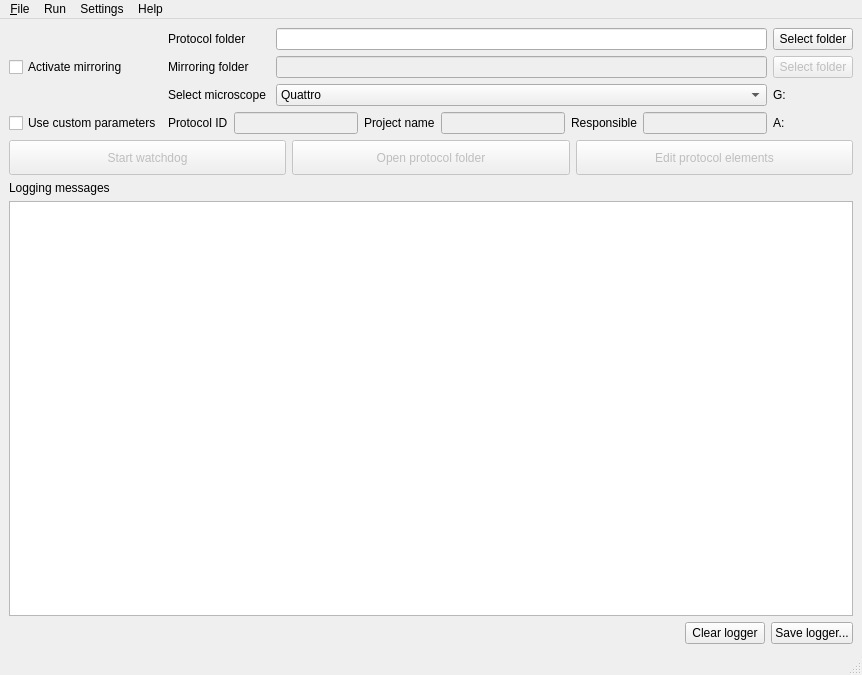
<?xml version="1.0" encoding="UTF-8"?>
<ui version="4.0">
 <author>Antonio Bulgheroni</author>
 <class>MainWindow</class>
 <widget class="QMainWindow" name="MainWindow">
  <property name="geometry">
   <rect>
    <x>0</x>
    <y>0</y>
    <width>862</width>
    <height>675</height>
   </rect>
  </property>
  <property name="windowTitle">
   <string>Autologbook GUI</string>
  </property>
  <property name="windowIcon">
   <iconset resource="resource.qrc">
    <normaloff>:/resources/icons8-logbook-64.png</normaloff>:/resources/icons8-logbook-64.png</iconset>
  </property>
  <widget class="QWidget" name="centralwidget">
   <layout class="QVBoxLayout" name="verticalLayout_4">
    <item>
     <layout class="QVBoxLayout" name="verticalLayout_3">
      <item>
       <layout class="QGridLayout" name="gridLayout">
        <item row="0" column="1">
         <widget class="QLabel" name="label">
          <property name="text">
           <string>Protocol folder</string>
          </property>
          <property name="buddy">
           <cstring>protocol_folder_text</cstring>
          </property>
         </widget>
        </item>
        <item row="0" column="2">
         <widget class="QLineEdit" name="protocol_folder_text">
          <property name="sizePolicy">
           <sizepolicy hsizetype="Expanding" vsizetype="Fixed">
            <horstretch>0</horstretch>
            <verstretch>0</verstretch>
           </sizepolicy>
          </property>
          <property name="minimumSize">
           <size>
            <width>400</width>
            <height>0</height>
           </size>
          </property>
         </widget>
        </item>
        <item row="0" column="3" colspan="4">
         <widget class="QPushButton" name="select_protocol_folder">
          <property name="toolTip">
           <string>&lt;html&gt;&lt;head/&gt;&lt;body&gt;&lt;p&gt;&lt;span style=&quot; font-weight:600;&quot;&gt;Click here to select a folder to be monitored. &lt;/span&gt;&lt;/p&gt;&lt;p&gt;It is recommended to name this folder as ProtocolID-Project-Responsible as, for example, 2204123-RADCAS-Bulgheroni&lt;/p&gt;&lt;/body&gt;&lt;/html&gt;</string>
          </property>
          <property name="text">
           <string>Select folder</string>
          </property>
          <property name="icon">
           <iconset resource="resource.qrc">
            <normaloff>:/resources/icons8-pictures-folder-30.png</normaloff>:/resources/icons8-pictures-folder-30.png</iconset>
          </property>
         </widget>
        </item>
        <item row="1" column="0">
         <widget class="QCheckBox" name="mirror_checkBox">
          <property name="toolTip">
           <string>&lt;html&gt;&lt;head/&gt;&lt;body&gt;&lt;p&gt;Activating the mirroring will start the automatic copy of all files present in the protocol folder to the mirroring folder.&lt;/p&gt;&lt;/body&gt;&lt;/html&gt;</string>
          </property>
          <property name="layoutDirection">
           <enum>Qt::LeftToRight</enum>
          </property>
          <property name="text">
           <string>Activate mirroring</string>
          </property>
         </widget>
        </item>
        <item row="1" column="1">
         <widget class="QLabel" name="label_2">
          <property name="text">
           <string>Mirroring folder</string>
          </property>
          <property name="buddy">
           <cstring>mirroring_folder_text</cstring>
          </property>
         </widget>
        </item>
        <item row="1" column="2">
         <widget class="QLineEdit" name="mirroring_folder_text">
          <property name="enabled">
           <bool>false</bool>
          </property>
          <property name="sizePolicy">
           <sizepolicy hsizetype="Expanding" vsizetype="Fixed">
            <horstretch>0</horstretch>
            <verstretch>0</verstretch>
           </sizepolicy>
          </property>
          <property name="minimumSize">
           <size>
            <width>400</width>
            <height>0</height>
           </size>
          </property>
         </widget>
        </item>
        <item row="1" column="3" colspan="4">
         <widget class="QPushButton" name="select_mirroring_folder">
          <property name="enabled">
           <bool>false</bool>
          </property>
          <property name="toolTip">
           <string>&lt;html&gt;&lt;head/&gt;&lt;body&gt;&lt;p&gt;&lt;span style=&quot; font-weight:600;&quot;&gt;Select a mirroring folder&lt;/span&gt;&lt;/p&gt;&lt;p&gt;&lt;br/&gt;&lt;/p&gt;&lt;p&gt;This folder &lt;span style=&quot; font-weight:600;&quot;&gt;must &lt;/span&gt;have be named as ProtocolID-Project-Responsible and must be on R:\A226\Results. If not, the watchdog won't be able to start.&lt;/p&gt;&lt;/body&gt;&lt;/html&gt;</string>
          </property>
          <property name="text">
           <string>Select folder</string>
          </property>
          <property name="icon">
           <iconset resource="resource.qrc">
            <normaloff>:/resources/icons8-internet-folder-30.png</normaloff>:/resources/icons8-internet-folder-30.png</iconset>
          </property>
         </widget>
        </item>
        <item row="2" column="1">
         <widget class="QLabel" name="label_3">
          <property name="layoutDirection">
           <enum>Qt::LeftToRight</enum>
          </property>
          <property name="text">
           <string>Select microscope </string>
          </property>
          <property name="buddy">
           <cstring>select_microscope_comboBox</cstring>
          </property>
         </widget>
        </item>
        <item row="2" column="2">
         <widget class="QComboBox" name="select_microscope_comboBox">
          <property name="sizePolicy">
           <sizepolicy hsizetype="Expanding" vsizetype="Fixed">
            <horstretch>0</horstretch>
            <verstretch>0</verstretch>
           </sizepolicy>
          </property>
          <property name="minimumSize">
           <size>
            <width>400</width>
            <height>0</height>
           </size>
          </property>
          <property name="toolTip">
           <string>&lt;html&gt;&lt;head/&gt;&lt;body&gt;&lt;p&gt;&lt;span style=&quot; font-weight:600;&quot;&gt;Select the microscope as appropriate.&lt;/span&gt;&lt;/p&gt;&lt;/body&gt;&lt;/html&gt;</string>
          </property>
          <property name="layoutDirection">
           <enum>Qt::LeftToRight</enum>
          </property>
          <item>
           <property name="text">
            <string extracomment="FEI Thermofisher Quattro SEM">Quattro</string>
           </property>
          </item>
          <item>
           <property name="text">
            <string extracomment="FEI Thermofisher Versa 3D FIB">Versa</string>
           </property>
          </item>
          <item>
           <property name="text">
            <string extracomment="Philips XL40">XL40</string>
           </property>
          </item>
          <item>
           <property name="text">
            <string extracomment="Vega">Vega</string>
           </property>
          </item>
         </widget>
        </item>
        <item row="2" column="3">
         <widget class="QLabel" name="GUIThreadLabel">
          <property name="text">
           <string>G:</string>
          </property>
         </widget>
        </item>
        <item row="2" column="4">
         <widget class="QLabel" name="gui_thread_status">
          <property name="minimumSize">
           <size>
            <width>15</width>
            <height>15</height>
           </size>
          </property>
          <property name="maximumSize">
           <size>
            <width>15</width>
            <height>15</height>
           </size>
          </property>
          <property name="toolTip">
           <string>Status of the GUI thread</string>
          </property>
          <property name="text">
           <string/>
          </property>
          <property name="pixmap">
           <pixmap resource="resource.qrc">:/resources/icons8-red-circle-48.png</pixmap>
          </property>
          <property name="scaledContents">
           <bool>true</bool>
          </property>
         </widget>
        </item>
        <item row="3" column="0">
         <widget class="QCheckBox" name="custom_ownership_checkbox">
          <property name="text">
           <string>Use custom parameters</string>
          </property>
         </widget>
        </item>
        <item row="3" column="1" colspan="2">
         <layout class="QHBoxLayout" name="horizontalLayout_3">
          <item>
           <widget class="QLabel" name="label_5">
            <property name="text">
             <string>Protocol ID</string>
            </property>
            <property name="buddy">
             <cstring>projectID_field</cstring>
            </property>
           </widget>
          </item>
          <item>
           <widget class="QLineEdit" name="projectID_field">
            <property name="enabled">
             <bool>false</bool>
            </property>
           </widget>
          </item>
          <item>
           <widget class="QLabel" name="label_6">
            <property name="text">
             <string>Project name</string>
            </property>
            <property name="buddy">
             <cstring>project_name_field</cstring>
            </property>
           </widget>
          </item>
          <item>
           <widget class="QLineEdit" name="project_name_field">
            <property name="enabled">
             <bool>false</bool>
            </property>
           </widget>
          </item>
          <item>
           <widget class="QLabel" name="label_7">
            <property name="text">
             <string>Responsible</string>
            </property>
            <property name="buddy">
             <cstring>responsible_field</cstring>
            </property>
           </widget>
          </item>
          <item>
           <widget class="QLineEdit" name="responsible_field">
            <property name="enabled">
             <bool>false</bool>
            </property>
           </widget>
          </item>
         </layout>
        </item>
        <item row="3" column="3">
         <widget class="QLabel" name="AutoThreadLabel">
          <property name="text">
           <string>A:</string>
          </property>
         </widget>
        </item>
        <item row="3" column="4">
         <widget class="QLabel" name="auto_thread_status">
          <property name="minimumSize">
           <size>
            <width>15</width>
            <height>15</height>
           </size>
          </property>
          <property name="maximumSize">
           <size>
            <width>15</width>
            <height>15</height>
           </size>
          </property>
          <property name="toolTip">
           <string>Status of the autologbook watchdog thread</string>
          </property>
          <property name="text">
           <string/>
          </property>
          <property name="pixmap">
           <pixmap resource="resource.qrc">:/resources/icons8-red-circle-48.png</pixmap>
          </property>
          <property name="scaledContents">
           <bool>true</bool>
          </property>
         </widget>
        </item>
        <item row="3" column="5">
         <widget class="QLabel" name="auto_obs_status">
          <property name="minimumSize">
           <size>
            <width>15</width>
            <height>15</height>
           </size>
          </property>
          <property name="maximumSize">
           <size>
            <width>15</width>
            <height>15</height>
           </size>
          </property>
          <property name="toolTip">
           <string>Status of the autologbook watchdog observer thread</string>
          </property>
          <property name="text">
           <string/>
          </property>
          <property name="pixmap">
           <pixmap resource="resource.qrc">:/resources/icons8-red-circle-48.png</pixmap>
          </property>
          <property name="scaledContents">
           <bool>true</bool>
          </property>
         </widget>
        </item>
        <item row="3" column="6">
         <widget class="QLabel" name="auto_emi_status">
          <property name="minimumSize">
           <size>
            <width>15</width>
            <height>15</height>
           </size>
          </property>
          <property name="maximumSize">
           <size>
            <width>15</width>
            <height>15</height>
           </size>
          </property>
          <property name="toolTip">
           <string>Status of the autologbook watchdog emitter thread</string>
          </property>
          <property name="text">
           <string/>
          </property>
          <property name="pixmap">
           <pixmap resource="resource.qrc">:/resources/icons8-red-circle-48.png</pixmap>
          </property>
          <property name="scaledContents">
           <bool>true</bool>
          </property>
         </widget>
        </item>
       </layout>
      </item>
      <item>
       <layout class="QVBoxLayout" name="verticalLayout_2">
        <item>
         <layout class="QHBoxLayout" name="horizontalLayout">
          <item>
           <widget class="QPushButton" name="watchdog_pushbutton">
            <property name="enabled">
             <bool>false</bool>
            </property>
            <property name="sizePolicy">
             <sizepolicy hsizetype="Expanding" vsizetype="Fixed">
              <horstretch>0</horstretch>
              <verstretch>0</verstretch>
             </sizepolicy>
            </property>
            <property name="minimumSize">
             <size>
              <width>60</width>
              <height>35</height>
             </size>
            </property>
            <property name="toolTip">
             <string>&lt;html&gt;&lt;head/&gt;&lt;body&gt;&lt;p&gt;&lt;span style=&quot; font-weight:600;&quot;&gt;Start the watchdog&lt;/span&gt;&lt;/p&gt;&lt;p&gt;&lt;br/&gt;&lt;/p&gt;&lt;p&gt;The watchdog will monitor the protocol or the mirroring  folder for interesting new file and add them to eLOG entry automatically.&lt;/p&gt;&lt;p&gt;&lt;br/&gt;&lt;/p&gt;&lt;p&gt;At least one between the protocol and the mirroring folder must be rooted in R:\A226\Results, otherwise the watchdog won't be started.&lt;/p&gt;&lt;/body&gt;&lt;/html&gt;</string>
            </property>
            <property name="text">
             <string>Start watchdog</string>
            </property>
            <property name="icon">
             <iconset resource="resource.qrc">
              <normaloff>:/resources/icons8-start-30.png</normaloff>:/resources/icons8-start-30.png</iconset>
            </property>
            <property name="checkable">
             <bool>true</bool>
            </property>
           </widget>
          </item>
          <item>
           <widget class="QPushButton" name="open_explorer_pushbuttom">
            <property name="enabled">
             <bool>false</bool>
            </property>
            <property name="sizePolicy">
             <sizepolicy hsizetype="Expanding" vsizetype="Fixed">
              <horstretch>0</horstretch>
              <verstretch>0</verstretch>
             </sizepolicy>
            </property>
            <property name="minimumSize">
             <size>
              <width>60</width>
              <height>35</height>
             </size>
            </property>
            <property name="toolTip">
             <string>&lt;html&gt;&lt;head/&gt;&lt;body&gt;&lt;p&gt;&lt;span style=&quot; font-weight:600;&quot;&gt;Open protocol folder&lt;/span&gt;&lt;/p&gt;&lt;p&gt;&lt;br/&gt;&lt;/p&gt;&lt;p&gt;Click this button to open a file explorer pointing to either the protocol folder or the mirroring one if the mirroing option is activated.&lt;/p&gt;&lt;/body&gt;&lt;/html&gt;</string>
            </property>
            <property name="text">
             <string>Open protocol folder</string>
            </property>
            <property name="icon">
             <iconset resource="resource.qrc">
              <normaloff>:/resources/icons8-opened-folder-30.png</normaloff>:/resources/icons8-opened-folder-30.png</iconset>
            </property>
           </widget>
          </item>
          <item>
           <widget class="QPushButton" name="edit_custom_html_file_pushbutton">
            <property name="enabled">
             <bool>false</bool>
            </property>
            <property name="sizePolicy">
             <sizepolicy hsizetype="Expanding" vsizetype="Fixed">
              <horstretch>0</horstretch>
              <verstretch>0</verstretch>
             </sizepolicy>
            </property>
            <property name="minimumSize">
             <size>
              <width>60</width>
              <height>35</height>
             </size>
            </property>
            <property name="toolTip">
             <string extracomment="Open the default text editor to modify the customized HTML file">&lt;html&gt;&lt;head/&gt;&lt;body&gt;&lt;p&gt;Click this button to open the default text editor in order to modify the HTML customization file.&lt;/p&gt;&lt;/body&gt;&lt;/html&gt;</string>
            </property>
            <property name="text">
             <string>Edit protocol elements</string>
            </property>
            <property name="icon">
             <iconset resource="resource.qrc">
              <normaloff>:/resources/icons8-edit-30.png</normaloff>:/resources/icons8-edit-30.png</iconset>
            </property>
           </widget>
          </item>
         </layout>
        </item>
        <item>
         <layout class="QVBoxLayout" name="verticalLayout">
          <item>
           <widget class="QLabel" name="label_4">
            <property name="text">
             <string>Logging messages</string>
            </property>
            <property name="buddy">
             <cstring>log_message_box</cstring>
            </property>
           </widget>
          </item>
          <item>
           <widget class="QPlainTextEdit" name="log_message_box">
            <property name="minimumSize">
             <size>
              <width>500</width>
              <height>400</height>
             </size>
            </property>
            <property name="lineWrapMode">
             <enum>QPlainTextEdit::NoWrap</enum>
            </property>
           </widget>
          </item>
         </layout>
        </item>
        <item>
         <layout class="QHBoxLayout" name="horizontalLayout_2">
          <item>
           <spacer name="horizontalSpacer">
            <property name="orientation">
             <enum>Qt::Horizontal</enum>
            </property>
            <property name="sizeHint" stdset="0">
             <size>
              <width>308</width>
              <height>20</height>
             </size>
            </property>
           </spacer>
          </item>
          <item>
           <widget class="QPushButton" name="clean_logger_pushbutton">
            <property name="text">
             <string>Clear logger</string>
            </property>
           </widget>
          </item>
          <item>
           <widget class="QPushButton" name="save_logger_pushbutton">
            <property name="text">
             <string>Save logger...</string>
            </property>
            <property name="icon">
             <iconset resource="resource.qrc">
              <normaloff>:/resources/icons8-save-30.png</normaloff>:/resources/icons8-save-30.png</iconset>
            </property>
           </widget>
          </item>
         </layout>
        </item>
       </layout>
      </item>
     </layout>
    </item>
   </layout>
  </widget>
  <widget class="QMenuBar" name="menubar">
   <property name="geometry">
    <rect>
     <x>0</x>
     <y>0</y>
     <width>862</width>
     <height>21</height>
    </rect>
   </property>
   <widget class="QMenu" name="menu_File">
    <property name="title">
     <string>&amp;File</string>
    </property>
    <addaction name="action_Load_experiment"/>
    <addaction name="actionSave_experiment"/>
    <addaction name="separator"/>
    <addaction name="actionClear_logger"/>
    <addaction name="actionSave_logger"/>
    <addaction name="separator"/>
    <addaction name="actionClose"/>
   </widget>
   <widget class="QMenu" name="menuRun">
    <property name="title">
     <string>Run</string>
    </property>
    <addaction name="actionSta_rt_watchdog"/>
    <addaction name="actionStop_watchdog"/>
   </widget>
   <widget class="QMenu" name="menuSettings">
    <property name="title">
     <string>Settings</string>
    </property>
    <addaction name="actionChange_user_credentials"/>
    <addaction name="separator"/>
    <addaction name="actionLoad_configuration_file"/>
    <addaction name="actionEdit_configuration"/>
    <addaction name="actionReset_to_default"/>
    <addaction name="separator"/>
   </widget>
   <widget class="QMenu" name="menuHelp">
    <property name="title">
     <string>Help</string>
    </property>
    <addaction name="actionAbout_Autologbook"/>
   </widget>
   <addaction name="menu_File"/>
   <addaction name="menuRun"/>
   <addaction name="menuSettings"/>
   <addaction name="menuHelp"/>
  </widget>
  <widget class="QStatusBar" name="statusbar"/>
  <action name="action_Load_experiment">
   <property name="text">
    <string>&amp;Load experiment...</string>
   </property>
  </action>
  <action name="actionSave_experiment">
   <property name="enabled">
    <bool>false</bool>
   </property>
   <property name="icon">
    <iconset resource="resource.qrc">
     <normaloff>:/resources/icons8-save-30.png</normaloff>:/resources/icons8-save-30.png</iconset>
   </property>
   <property name="text">
    <string>Save experiment...</string>
   </property>
  </action>
  <action name="actionSta_rt_watchdog">
   <property name="enabled">
    <bool>false</bool>
   </property>
   <property name="icon">
    <iconset resource="resource.qrc">
     <normaloff>:/resources/icons8-start-30.png</normaloff>:/resources/icons8-start-30.png</iconset>
   </property>
   <property name="text">
    <string>Sta&amp;rt watchdog</string>
   </property>
  </action>
  <action name="actionStop_watchdog">
   <property name="enabled">
    <bool>false</bool>
   </property>
   <property name="icon">
    <iconset resource="resource.qrc">
     <normaloff>:/resources/icons8-stop-sign-30.png</normaloff>:/resources/icons8-stop-sign-30.png</iconset>
   </property>
   <property name="text">
    <string>Stop watchdog</string>
   </property>
  </action>
  <action name="actionClose">
   <property name="text">
    <string>&amp;Close</string>
   </property>
  </action>
  <action name="actionClear_logger">
   <property name="text">
    <string>Clea&amp;r logger</string>
   </property>
  </action>
  <action name="actionSave_logger">
   <property name="icon">
    <iconset resource="resource.qrc">
     <normaloff>:/resources/icons8-save-30.png</normaloff>:/resources/icons8-save-30.png</iconset>
   </property>
   <property name="text">
    <string>Save logger...</string>
   </property>
  </action>
  <action name="actionLoad_configuration_file">
   <property name="icon">
    <iconset resource="resource.qrc">
     <normaloff>:/resources/icons8-opened-folder-30.png</normaloff>:/resources/icons8-opened-folder-30.png</iconset>
   </property>
   <property name="text">
    <string>Load configuration file...</string>
   </property>
  </action>
  <action name="actionSave_current_configuration">
   <property name="icon">
    <iconset resource="resource.qrc">
     <normaloff>:/resources/icons8-save-30.png</normaloff>:/resources/icons8-save-30.png</iconset>
   </property>
   <property name="text">
    <string>Save current configuration...</string>
   </property>
  </action>
  <action name="actionReset_to_default">
   <property name="text">
    <string>Reset to default...</string>
   </property>
  </action>
  <action name="actionSet_engine">
   <property name="text">
    <string>Set mirroring engine...</string>
   </property>
  </action>
  <action name="actionAbout_Autologbook">
   <property name="text">
    <string>About Autologbook...</string>
   </property>
  </action>
  <action name="actionEdit_configuration">
   <property name="icon">
    <iconset resource="resource.qrc">
     <normaloff>:/resources/icons8-edit-30.png</normaloff>:/resources/icons8-edit-30.png</iconset>
   </property>
   <property name="text">
    <string>Edit configuration...</string>
   </property>
  </action>
  <action name="actionChange_user_credentials">
   <property name="icon">
    <iconset resource="resource.qrc">
     <normaloff>:/resources/icons8-edit-user-30.png</normaloff>:/resources/icons8-edit-user-30.png</iconset>
   </property>
   <property name="text">
    <string>Change user credentials...</string>
   </property>
  </action>
 </widget>
 <tabstops>
  <tabstop>protocol_folder_text</tabstop>
  <tabstop>select_protocol_folder</tabstop>
  <tabstop>mirror_checkBox</tabstop>
  <tabstop>mirroring_folder_text</tabstop>
  <tabstop>select_mirroring_folder</tabstop>
  <tabstop>select_microscope_comboBox</tabstop>
  <tabstop>custom_ownership_checkbox</tabstop>
  <tabstop>projectID_field</tabstop>
  <tabstop>project_name_field</tabstop>
  <tabstop>responsible_field</tabstop>
  <tabstop>watchdog_pushbutton</tabstop>
  <tabstop>open_explorer_pushbuttom</tabstop>
  <tabstop>edit_custom_html_file_pushbutton</tabstop>
  <tabstop>log_message_box</tabstop>
  <tabstop>clean_logger_pushbutton</tabstop>
  <tabstop>save_logger_pushbutton</tabstop>
 </tabstops>
 <resources>
  <include location="resource.qrc"/>
 </resources>
 <connections>
  <connection>
   <sender>mirror_checkBox</sender>
   <signal>toggled(bool)</signal>
   <receiver>mirroring_folder_text</receiver>
   <slot>setEnabled(bool)</slot>
   <hints>
    <hint type="sourcelabel">
     <x>64</x>
     <y>74</y>
    </hint>
    <hint type="destinationlabel">
     <x>403</x>
     <y>73</y>
    </hint>
   </hints>
  </connection>
  <connection>
   <sender>mirror_checkBox</sender>
   <signal>toggled(bool)</signal>
   <receiver>select_mirroring_folder</receiver>
   <slot>setEnabled(bool)</slot>
   <hints>
    <hint type="sourcelabel">
     <x>24</x>
     <y>72</y>
    </hint>
    <hint type="destinationlabel">
     <x>754</x>
     <y>85</y>
    </hint>
   </hints>
  </connection>
  <connection>
   <sender>watchdog_pushbutton</sender>
   <signal>clicked(bool)</signal>
   <receiver>MainWindow</receiver>
   <slot>toggled_watchdog(bool)</slot>
   <hints>
    <hint type="sourcelabel">
     <x>87</x>
     <y>182</y>
    </hint>
    <hint type="destinationlabel">
     <x>280</x>
     <y>512</y>
    </hint>
   </hints>
  </connection>
  <connection>
   <sender>open_explorer_pushbuttom</sender>
   <signal>clicked()</signal>
   <receiver>MainWindow</receiver>
   <slot>open_browser()</slot>
   <hints>
    <hint type="sourcelabel">
     <x>504</x>
     <y>182</y>
    </hint>
    <hint type="destinationlabel">
     <x>314</x>
     <y>462</y>
    </hint>
   </hints>
  </connection>
  <connection>
   <sender>edit_custom_html_file_pushbutton</sender>
   <signal>clicked()</signal>
   <receiver>MainWindow</receiver>
   <slot>open_yaml_editor()</slot>
   <hints>
    <hint type="sourcelabel">
     <x>520</x>
     <y>150</y>
    </hint>
    <hint type="destinationlabel">
     <x>327</x>
     <y>431</y>
    </hint>
   </hints>
  </connection>
  <connection>
   <sender>select_protocol_folder</sender>
   <signal>clicked()</signal>
   <receiver>MainWindow</receiver>
   <slot>open_protocol_folder()</slot>
   <hints>
    <hint type="sourcelabel">
     <x>712</x>
     <y>55</y>
    </hint>
    <hint type="destinationlabel">
     <x>695</x>
     <y>177</y>
    </hint>
   </hints>
  </connection>
  <connection>
   <sender>select_mirroring_folder</sender>
   <signal>clicked()</signal>
   <receiver>MainWindow</receiver>
   <slot>open_mirroring_folder()</slot>
   <hints>
    <hint type="sourcelabel">
     <x>677</x>
     <y>84</y>
    </hint>
    <hint type="destinationlabel">
     <x>689</x>
     <y>97</y>
    </hint>
   </hints>
  </connection>
  <connection>
   <sender>watchdog_pushbutton</sender>
   <signal>toggled(bool)</signal>
   <receiver>open_explorer_pushbuttom</receiver>
   <slot>setEnabled(bool)</slot>
   <hints>
    <hint type="sourcelabel">
     <x>211</x>
     <y>148</y>
    </hint>
    <hint type="destinationlabel">
     <x>504</x>
     <y>182</y>
    </hint>
   </hints>
  </connection>
  <connection>
   <sender>select_microscope_comboBox</sender>
   <signal>currentIndexChanged(QString)</signal>
   <receiver>MainWindow</receiver>
   <slot>changed_microscope()</slot>
   <hints>
    <hint type="sourcelabel">
     <x>324</x>
     <y>110</y>
    </hint>
    <hint type="destinationlabel">
     <x>41</x>
     <y>101</y>
    </hint>
   </hints>
  </connection>
  <connection>
   <sender>mirror_checkBox</sender>
   <signal>toggled(bool)</signal>
   <receiver>MainWindow</receiver>
   <slot>toggled_mirroring(bool)</slot>
   <hints>
    <hint type="sourcelabel">
     <x>26</x>
     <y>73</y>
    </hint>
    <hint type="destinationlabel">
     <x>6</x>
     <y>35</y>
    </hint>
   </hints>
  </connection>
  <connection>
   <sender>protocol_folder_text</sender>
   <signal>editingFinished()</signal>
   <receiver>MainWindow</receiver>
   <slot>validate_inputs()</slot>
   <hints>
    <hint type="sourcelabel">
     <x>256</x>
     <y>47</y>
    </hint>
    <hint type="destinationlabel">
     <x>93</x>
     <y>32</y>
    </hint>
   </hints>
  </connection>
  <connection>
   <sender>mirroring_folder_text</sender>
   <signal>editingFinished()</signal>
   <receiver>MainWindow</receiver>
   <slot>validate_inputs()</slot>
   <hints>
    <hint type="sourcelabel">
     <x>405</x>
     <y>80</y>
    </hint>
    <hint type="destinationlabel">
     <x>121</x>
     <y>45</y>
    </hint>
   </hints>
  </connection>
  <connection>
   <sender>clean_logger_pushbutton</sender>
   <signal>clicked()</signal>
   <receiver>MainWindow</receiver>
   <slot>clear_logger()</slot>
   <hints>
    <hint type="sourcelabel">
     <x>651</x>
     <y>640</y>
    </hint>
    <hint type="destinationlabel">
     <x>47</x>
     <y>542</y>
    </hint>
   </hints>
  </connection>
  <connection>
   <sender>save_logger_pushbutton</sender>
   <signal>clicked()</signal>
   <receiver>MainWindow</receiver>
   <slot>save_logger()</slot>
   <hints>
    <hint type="sourcelabel">
     <x>754</x>
     <y>641</y>
    </hint>
    <hint type="destinationlabel">
     <x>115</x>
     <y>560</y>
    </hint>
   </hints>
  </connection>
  <connection>
   <sender>custom_ownership_checkbox</sender>
   <signal>toggled(bool)</signal>
   <receiver>projectID_field</receiver>
   <slot>setEnabled(bool)</slot>
   <hints>
    <hint type="sourcelabel">
     <x>44</x>
     <y>132</y>
    </hint>
    <hint type="destinationlabel">
     <x>235</x>
     <y>134</y>
    </hint>
   </hints>
  </connection>
  <connection>
   <sender>custom_ownership_checkbox</sender>
   <signal>toggled(bool)</signal>
   <receiver>project_name_field</receiver>
   <slot>setEnabled(bool)</slot>
   <hints>
    <hint type="sourcelabel">
     <x>15</x>
     <y>131</y>
    </hint>
    <hint type="destinationlabel">
     <x>450</x>
     <y>134</y>
    </hint>
   </hints>
  </connection>
  <connection>
   <sender>custom_ownership_checkbox</sender>
   <signal>toggled(bool)</signal>
   <receiver>responsible_field</receiver>
   <slot>setEnabled(bool)</slot>
   <hints>
    <hint type="sourcelabel">
     <x>64</x>
     <y>128</y>
    </hint>
    <hint type="destinationlabel">
     <x>640</x>
     <y>132</y>
    </hint>
   </hints>
  </connection>
  <connection>
   <sender>custom_ownership_checkbox</sender>
   <signal>toggled(bool)</signal>
   <receiver>MainWindow</receiver>
   <slot>toggled_custom_ownership(bool)</slot>
   <hints>
    <hint type="sourcelabel">
     <x>15</x>
     <y>128</y>
    </hint>
    <hint type="destinationlabel">
     <x>5</x>
     <y>150</y>
    </hint>
   </hints>
  </connection>
  <connection>
   <sender>projectID_field</sender>
   <signal>editingFinished()</signal>
   <receiver>MainWindow</receiver>
   <slot>validate_inputs()</slot>
   <hints>
    <hint type="sourcelabel">
     <x>336</x>
     <y>127</y>
    </hint>
    <hint type="destinationlabel">
     <x>336</x>
     <y>639</y>
    </hint>
   </hints>
  </connection>
  <connection>
   <sender>project_name_field</sender>
   <signal>editingFinished()</signal>
   <receiver>MainWindow</receiver>
   <slot>validate_inputs()</slot>
   <hints>
    <hint type="sourcelabel">
     <x>531</x>
     <y>130</y>
    </hint>
    <hint type="destinationlabel">
     <x>377</x>
     <y>641</y>
    </hint>
   </hints>
  </connection>
  <connection>
   <sender>responsible_field</sender>
   <signal>editingFinished()</signal>
   <receiver>MainWindow</receiver>
   <slot>validate_inputs()</slot>
   <hints>
    <hint type="sourcelabel">
     <x>742</x>
     <y>136</y>
    </hint>
    <hint type="destinationlabel">
     <x>549</x>
     <y>642</y>
    </hint>
   </hints>
  </connection>
 </connections>
 <slots>
  <slot>toggled_watchdog(bool)</slot>
  <slot>open_browser()</slot>
  <slot>open_yaml_editor()</slot>
  <slot>open_protocol_folder()</slot>
  <slot>open_mirroring_folder()</slot>
  <slot>changed_microscope()</slot>
  <slot>toggled_mirroring(bool)</slot>
  <slot>protocol_folder_text_changed()</slot>
  <slot>mirroring_folder_text_changed()</slot>
  <slot>validate_inputs()</slot>
  <slot>clear_logger()</slot>
  <slot>save_logger()</slot>
  <slot>toggled_custom_ownership(bool)</slot>
 </slots>
</ui>
